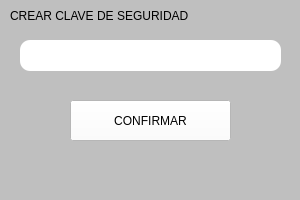
<?xml version="1.0" encoding="UTF-8"?>
<ui version="4.0">
 <class>MainWindow</class>
 <widget class="QMainWindow" name="MainWindow">
  <property name="geometry">
   <rect>
    <x>0</x>
    <y>0</y>
    <width>300</width>
    <height>200</height>
   </rect>
  </property>
  <property name="minimumSize">
   <size>
    <width>300</width>
    <height>200</height>
   </size>
  </property>
  <property name="maximumSize">
   <size>
    <width>300</width>
    <height>300</height>
   </size>
  </property>
  <property name="windowTitle">
   <string>MainWindow</string>
  </property>
  <property name="styleSheet">
   <string notr="true">
background-color: rgb(191, 191, 191);</string>
  </property>
  <widget class="QWidget" name="centralwidget">
   <widget class="QPushButton" name="pushButton_2">
    <property name="geometry">
     <rect>
      <x>70</x>
      <y>100</y>
      <width>161</width>
      <height>41</height>
     </rect>
    </property>
    <property name="styleSheet">
     <string notr="true">background-color: rgb(255, 255, 255);
font: 10pt &quot;MS Shell Dlg 2&quot;;

</string>
    </property>
    <property name="text">
     <string>CONFIRMAR</string>
    </property>
   </widget>
   <widget class="QLabel" name="label_2">
    <property name="geometry">
     <rect>
      <x>10</x>
      <y>0</y>
      <width>231</width>
      <height>31</height>
     </rect>
    </property>
    <property name="styleSheet">
     <string notr="true">font: 10pt &quot;MS Shell Dlg 2&quot;;</string>
    </property>
    <property name="text">
     <string>CREAR CLAVE DE SEGURIDAD</string>
    </property>
   </widget>
   <widget class="QLineEdit" name="lineEdit">
    <property name="geometry">
     <rect>
      <x>20</x>
      <y>40</y>
      <width>261</width>
      <height>31</height>
     </rect>
    </property>
    <property name="styleSheet">
     <string notr="true">background-color: rgb(255, 255, 255);
border-radius: 10px;</string>
    </property>
    <property name="echoMode">
     <enum>QLineEdit::Password</enum>
    </property>
   </widget>
  </widget>
  <widget class="QMenuBar" name="menubar">
   <property name="geometry">
    <rect>
     <x>0</x>
     <y>0</y>
     <width>300</width>
     <height>26</height>
    </rect>
   </property>
  </widget>
  <widget class="QStatusBar" name="statusbar"/>
 </widget>
 <resources/>
 <connections/>
</ui>
